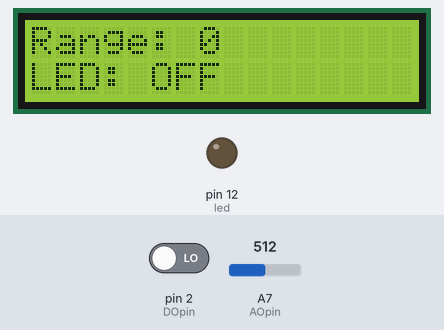
The sketch below on a simulated Arduino Nano, built with avr-gcc and run on an emulated ATmega328P. On the bench: 16×2 character LCD, output pins drawn as LEDs (lit = HIGH). The test bench sets the inputs (shaded band); at power-on: A7 (AOpin) = 512, pin 2 (DOpin) LOW.

Above: at 2.2 s.
2.3 s: A7 (AOpin) set to 630
At 2.45 s:
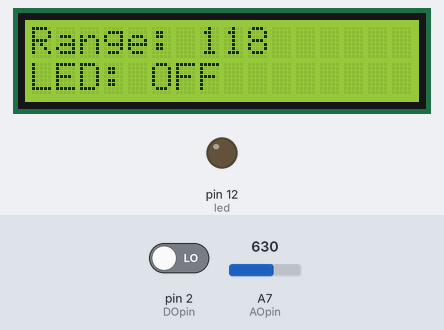
4.0 s: A7 (AOpin) set to 653
At 4.17 s:
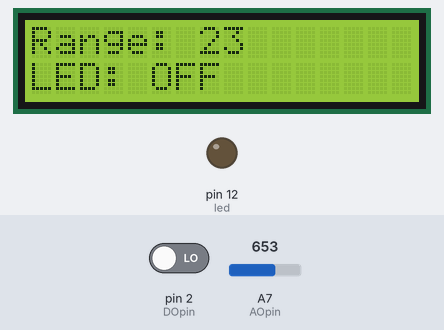
5.7 s: A7 (AOpin) set to 540
At 5.9 s:
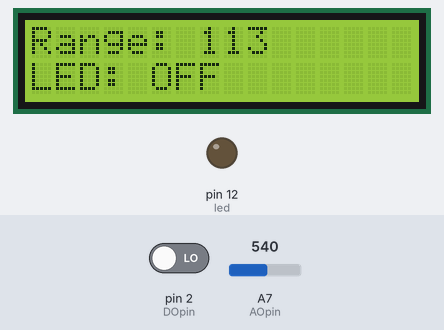
7.4 s: A7 (AOpin) set to 511
8.9 s: A7 (AOpin) set to 400
At 9.06 s:
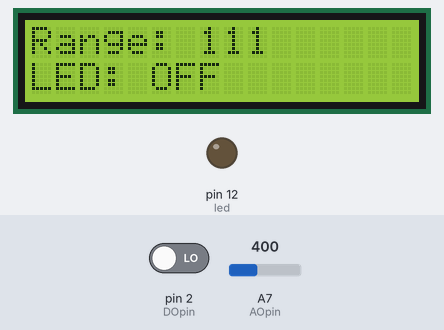
10.6 s: A7 (AOpin) set to 363
At 10.79 s:
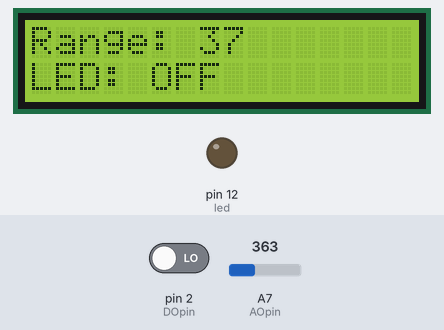
Timing chart, 0 to 13.3 s (numbered marks = the images above; inputs shaded):
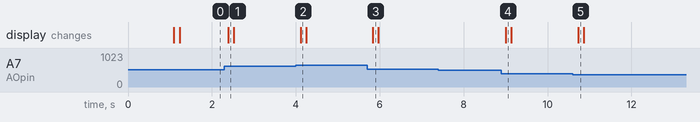

The sketch:

Sound_Controlled_LED.ino
```cpp
#include <LiquidCrystal_I2C.h>
#include <Wire.h>

LiquidCrystal_I2C lcd(0x27, 16, 2);

const int DOpin = 2;
const int AOpin = A7;
const int led = 12;

int smallDelay = 400;
int ledState = 0;
int soundMin;
int soundMax;
int soundRange;
int soundThreshold = 130; // change if you would like
int digitalVal;

void checkLED() {
  if (soundRange >= soundThreshold && ledState == 0) { // if LED is currently off, turn ON
    digitalWrite(led, HIGH);
    ledState = 1;
    delay(smallDelay);
  }
  else if (soundRange >= soundThreshold && ledState == 1) { // if LED is currently on, turn OFF
    digitalWrite(led, LOW);
    ledState = 0;
    delay(smallDelay);
  }
  else {}
}

void setup() {
  lcd.init();
  lcd.backlight();

  pinMode(DOpin, INPUT);
  pinMode(AOpin, INPUT);
  pinMode(led, OUTPUT);

  digitalWrite(led, LOW);

  lcd.setCursor(0, 0);
  lcd.print("Sound Sensor");
  lcd.setCursor(0, 1);
  lcd.print("Initializing...");
  delay(1000);
  lcd.clear();
}

void loop() {

  // Start measuring
  soundMin = 1023;
  soundMax = 0;
  soundRange = 0;

  // Take 200 readings over approximately 100ms
  for (int i = 0; i < 200; i++) {

    int reading = analogRead(AOpin);

    if (reading < soundMin) {
      soundMin = reading;
    }

    if (reading > soundMax) {
      soundMax = reading;
    }

    checkLED();
    delayMicroseconds(500);
  }

  // Calculate peak-to-peak variation
  soundRange = soundMax - soundMin;

  // Read digital output
  digitalVal = digitalRead(DOpin);

  // Display results
  lcd.setCursor(0, 0);
  lcd.print("Range: ");
  lcd.print(soundRange);
  lcd.print("     ");

  lcd.setCursor(0, 1);
  lcd.print("LED: ");

  if (ledState == 1) {
    lcd.print("ON ");
  }
  else {
    lcd.print("OFF ");
  }
  checkLED();
}
```

Measured:
- after the input at 2.3 s, the display: changes after 0.09 s (image 1)
- after the input at 4.0 s, the display: changes after 0.11 s (image 2)
- after the input at 5.7 s, the display: changes after 0.14 s (image 3)
- after the input at 7.4 s, every drawn part: stays the same
- after the input at 8.9 s, the display: changes after 0.10 s (image 4)
- after the input at 10.6 s, the display: changes after 0.13 s (image 5)
